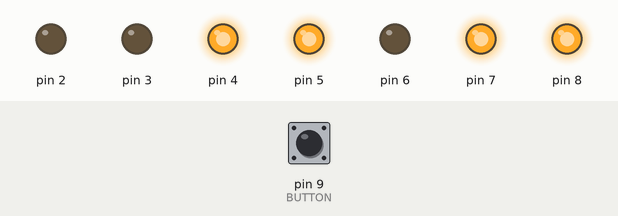
A sketch run on a simulated Arduino Uno, built with avr-gcc and run on an emulated ATmega328P. On the bench: output pins drawn as LEDs (lit = HIGH). The test bench sets the inputs (shaded band); at power-on: pin 9 (BUTTON) LOW.

Above: at 1.2 s.
1.3 s: pin 9 (BUTTON) pulled HIGH for 0.15 s
At 2.0 s:
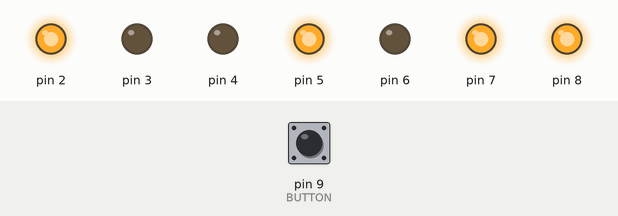
2.9 s: pin 9 (BUTTON) pulled HIGH for 1 s
At 3.2 s:
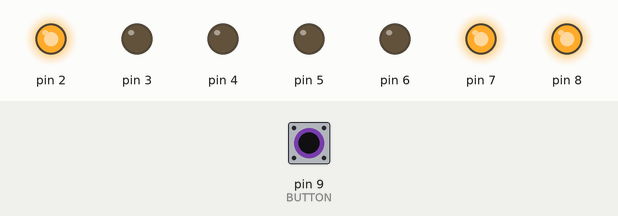
5.4 s: pin 9 (BUTTON) pulled HIGH for 0.15 s
At 6.3 s:
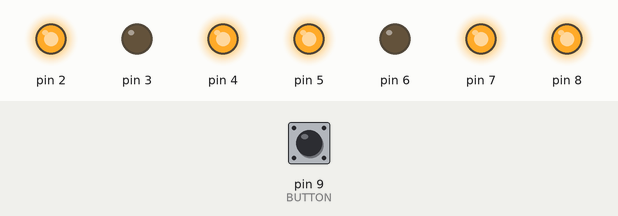
7.0 s: pin 9 (BUTTON) pulled HIGH for 3.2 s
At 7.5 s:
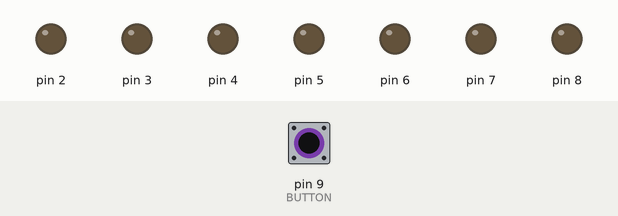
11.7 s: pin 9 (BUTTON) pulled HIGH for 0.15 s
At 12.3 s:
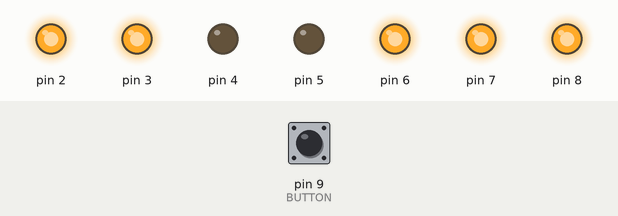
13.3 s: pin 9 (BUTTON) pulled HIGH for 1 s
At 14.7 s:
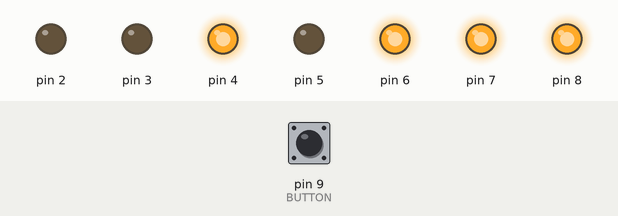
Timing chart, 0 to 16.3 s (numbered marks = the images above; inputs shaded):
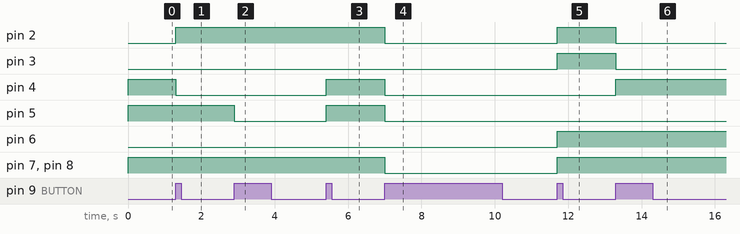

The sketch:

cs24_arduino_lab_1_gilligan_lheureux.ino
```cpp
/**
 * CS24: First Arduino Lab
 * @authors Liam Gilligan and Stephanie L'Heureux
 *
 * Your name in lights.
 * Lights up seven LEDs in a pattern comprising of the seven least
 * significant bits of the ascii values in the letters of lab partners
 * names followed by a "space" (indicated by all lights off.)
 */
#include <string.h>

#define BUTTON 9
String liam = "liam";
String steph = "steph";

/**
 * Converts a character to binary.
 *
 * @param c Charater to convert.
 * @return Integer pointer to a heap allocated integer array containing
 * seven elements, each either 1 or 0, representing the bits of the ASCII
 * representation of the input character `c`.
 */
int* charbin(char c) {
  int* bin = new int[7];
  for (int i = 0; i < 7; i++) {
    bin[i] = c & 1;
    c >>= 1;
  }
  return bin;
}

/**
 * Lights up a sequence of seven LEDs (pins 2-8) encoding the input parameter
 * `name` as a pattern in which each character of `name` is displayed as
 * he least significant bits of its ASCII value. Characters are advanced
 * by button press.
 *
 * @param name String to display in lights.
 */
void display_name(String name) {
  for (int i = 0; i < name.length(); i++) {
    int* bin = charbin(name[i]);
    for(int j = 0; j < 7; j++) {
      digitalWrite(j + 2, bin[j]);
    }
    wait_for_button();
    delete[] bin;
  }
}

/**
 * Delays execution until button has been pressed.
 */
void wait_for_button() {
  bool lastValue = digitalRead(BUTTON);
  bool value = digitalRead(BUTTON);
  while(!value || lastValue) {
    lastValue = value;
    value = digitalRead(BUTTON);
  }
}

/**
 * Sets all LEDs (pins 2-8) to LOW, turning them off.
 */
void set_low() {
  for (int i = 2; i < 9; i++) {
    digitalWrite(i, LOW);
  }
}

/**
 * Initialize pin modes of each pin.
 */
void setup() {
  for (int i = 2; i < 9; i++) {
    pinMode(i, OUTPUT);
  }
  pinMode(BUTTON, INPUT);
}

/**
 * Program body.
 */
void loop() {
  display_name(liam);
  set_low();
  wait_for_button();
  display_name(steph);
  set_low();
  wait_for_button();
}
```

Measured:
- after the input at 1.3 s, pin 2: LOW → HIGH at once; pin 4: HIGH → LOW at once
- after the input at 2.9 s, pin 5: HIGH → LOW at once
- after the input at 5.4 s, pin 4, pin 5: LOW → HIGH at once
- after the input at 7.0 s, pin 2, pin 4, pin 5, pin 7, pin 8: HIGH → LOW at once
- after the input at 11.7 s, pin 2, pin 3, pin 6–8: LOW → HIGH at once
- after the input at 13.3 s, pin 2, pin 3: HIGH → LOW at once; pin 4: LOW → HIGH at once
